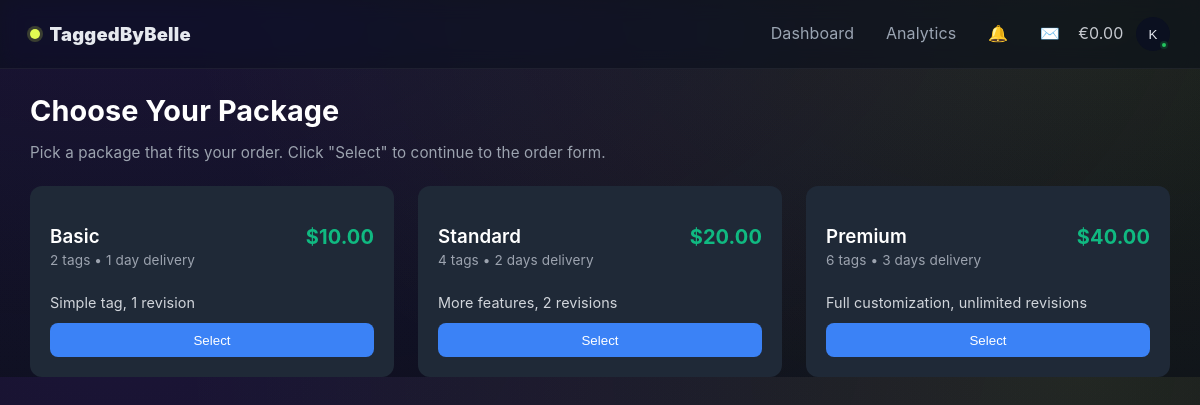
Screenshot of /order/new (signed in) with the database file from the repository.
### app/domain/Package.py (models this page shows)
class Package(Base):
    __tablename__ = "packages"
    id = Column(Integer, primary_key=True, index=True)
    name = Column(String(50), nullable=False, unique=True)
    price = Column(Float, nullable=False)
    delivery_days = Column(Integer, nullable=False)
    tag_count = Column(Integer, nullable=False)
    description = Column(String(255), nullable=True)

### app/main.py (the view)
@app.get("/order/new")
async def new_order(request: Request):
    db = SessionLocal()
    try:
        packages = db.query(Package).all()
    finally:
        db.close()
    return templates.TemplateResponse("choosepackage.html", {"request": request, "packages": packages})

### app/templates/choosepackage.html (shortened to what this page needs)
{% extends "base.html" %}
{% block content %}
<h2 class="page-title">Choose Your Package</h2>
<p class="page-subtitle">Pick a package that fits your order. Click "Select" to continue to the order form.</p>
<div class="packages-grid" role="list">
    {% for p in packages %}
    <div class="package-card" role="listitem">
        <div class="package-header">
            <div>
                <h3 class="package-name">{{ p.name }}</h3>
                <div class="package-meta">{{ p.tag_count }} tag{{ 's' if p.tag_count != 1 }} • {{ p.delivery_days }} day{{ 's' if p.delivery_days != 1 }} delivery</div>
            </div>
            <div class="package-price">${{ "%.2f"|format(p.price) }}</div>
        </div>
        {% if p.description is defined and p.description %}
        <p class="package-desc">{{ p.description }}</p>
        {% endif %}
        <div class="package-actions">
            <form action="/order/new" method="post">
                <button type="submit" class="btn-select">Select</button>
            </form>
        </div>
    </div>
    {% endfor %}
</div>
{% endblock %}

### app/templates/base.html (style rules this page uses)
:root { --bg: #0b0f19; --panel: #0e1422; --line: #1f2a3b; --text: #e6e9ef; --muted: #9aa4b2; --brand: #e2fb52; --brand-ink: #0b0f19; --cta: #7c3aed; }
* { box-sizing: border-box; }
body { margin: 0; color: var(--text); background: radial-gradient(1200px 600px at 10% -10%, rgba(124,58,237,0.15), transparent), radial-gradient(900px 500px at 90% 0%, rgba(226,251,82,0.10), transparent), linear-gradient(180deg, #0a0e17, var(--bg)); font-family: Inter, ui-sans-serif, system-ui, -apple-system, Segoe UI, Roboto, Arial, Noto Sans; letter-spacing: .1px; }

### app/templates/choosepackage.html (style rules this page uses)
.page-title { font-size: 1.8rem; margin-bottom: 0.5rem; color: #fff; }
.page-subtitle { font-size: 0.95rem; color: #9ca3af; margin-bottom: 1.5rem; }
.packages-grid { display: grid; grid-template-columns: repeat(auto-fit, minmax(280px, 1fr)); gap: 1.5rem; }
.package-card { background: #1f2937; border-radius: 12px; padding: 1.25rem; display: flex; flex-direction: column; justify-content: space-between; transition: transform 0.2s, box-shadow 0.2s; }
.package-header { display: flex; justify-content: space-between; align-items: center; margin-bottom: 0.75rem; }
.package-name { font-weight: 600; color: #fff; margin-bottom: 0.25rem; }
.package-meta { font-size: 0.85rem; color: #9ca3af; }
.package-price { font-size: 1.25rem; font-weight: 700; color: #10b981; }
.package-desc { font-size: 0.9rem; color: #d1d5db; margin-bottom: 0.75rem; }
.package-actions { margin-top: auto; }
.btn-select { width: 100%; background: #3b82f6; color: #fff; font-weight: 500; padding: 0.6rem; border-radius: 8px; border: none; cursor: pointer; transition: background 0.2s; }

### rows the page displays
Package: name "Basic", tag_count "2", tag_count "s", delivery_days "1", price "10.00", description "Simple tag, 1 revision"
Package: name "Standard", tag_count "4", tag_count "s", delivery_days "2", delivery_days "s", price "20.00", description "More features, 2 revisions"
Package: name "Premium", tag_count "6", tag_count "s", delivery_days "3", delivery_days "s", price "40.00", description "Full customization, unlimited revisions"

### other values shown
{{ '%.2f'|format(request.session.get('admin_month_earnings', 0.0)) }} "0.00"
{{ request.session.get('username','U')[0]|upper }} "K"
